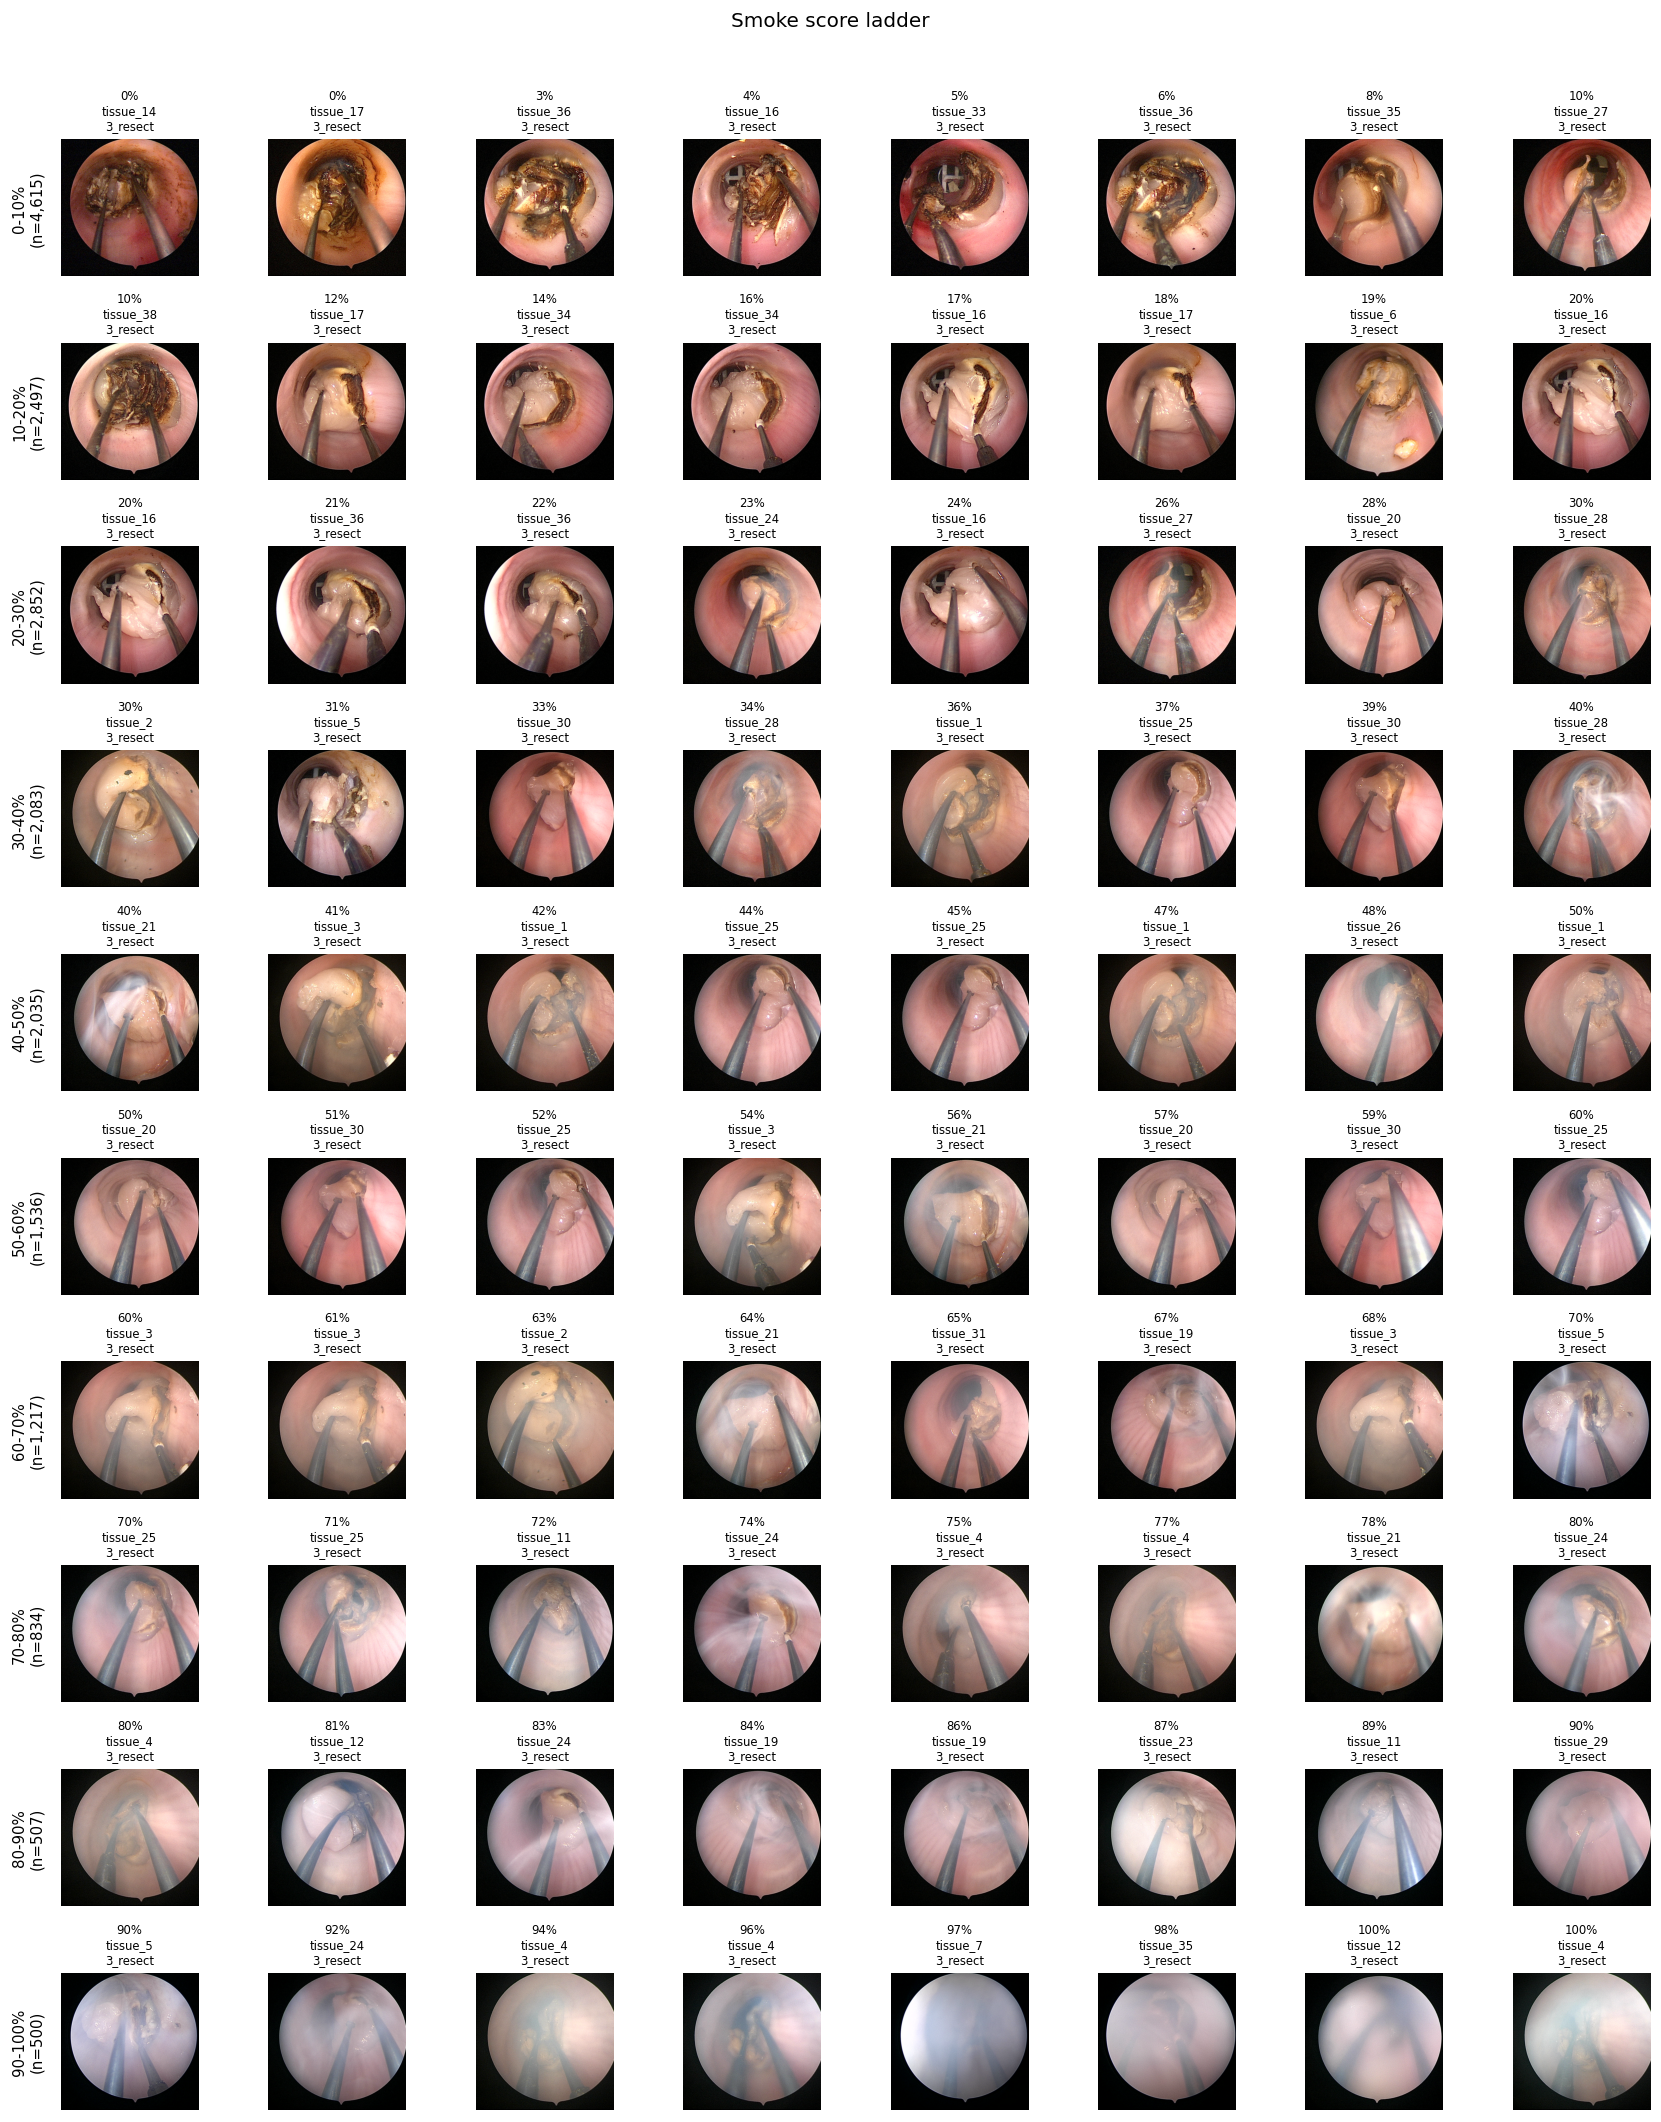

Generate this figure with Python:
"""
Render a deciles x N-columns grid of frames sampled by smoke score, from the CSV
produced by batch_smoke.py.

Within each decile bin, frames are sorted by smoke_score and N evenly-spaced
positional samples are taken (quantile-style — natural skew toward dense regions).
"""

from __future__ import annotations

import argparse
from pathlib import Path

import cv2
import matplotlib.pyplot as plt
import numpy as np
import pandas as pd


def pick_frames_for_bin(df_bin: pd.DataFrame, n_cols: int) -> pd.DataFrame:
    """Sort by score, return n_cols rows at evenly-spaced positional indices."""
    if df_bin.empty:
        return df_bin
    sorted_bin = (
        df_bin.sort_values(["smoke_score", "frame_path"])  # frame_path = stable tiebreak
        .reset_index(drop=True)
    )
    if len(sorted_bin) <= n_cols:
        return sorted_bin
    idx = np.linspace(0, len(sorted_bin) - 1, n_cols).round().astype(int)
    return sorted_bin.iloc[idx].reset_index(drop=True)


def make_grid(
    csv_path: Path,
    output_path: Path,
    n_cols: int = 8,
    n_bins: int = 10,
    title: str = "Smoke score ladder",
) -> None:
    df = pd.read_csv(csv_path)
    df = df[df["status"] == "ok"].copy()
    if df.empty:
        raise SystemExit("No successful rows in CSV.")

    edges = np.linspace(0, 100, n_bins + 1)
    fig, axes = plt.subplots(n_bins, n_cols, figsize=(n_cols * 1.8, n_bins * 1.8))
    fig.suptitle(title, fontsize=12)

    for row_i in range(n_bins):
        lo, hi = edges[row_i], edges[row_i + 1]
        # last bin inclusive on the right; otherwise [lo, hi)
        if row_i == n_bins - 1:
            df_bin = df[(df["smoke_score"] >= lo) & (df["smoke_score"] <= hi)]
        else:
            df_bin = df[(df["smoke_score"] >= lo) & (df["smoke_score"] < hi)]

        picks = pick_frames_for_bin(df_bin, n_cols)

        axes[row_i, 0].set_ylabel(
            f"{int(lo)}-{int(hi)}%\n(n={len(df_bin):,})",
            rotation=90, fontsize=9, labelpad=10,
        )

        for col_i in range(n_cols):
            ax = axes[row_i, col_i]
            ax.set_xticks([]); ax.set_yticks([])
            for spine in ax.spines.values():
                spine.set_visible(False)

            if col_i >= len(picks):
                continue
            r = picks.iloc[col_i]
            img = cv2.imread(r["frame_path"])
            if img is not None:
                ax.imshow(cv2.cvtColor(img, cv2.COLOR_BGR2RGB))
            ax.set_title(
                f"{int(round(r['smoke_score']))}%\n{r['tissue']}\n{r['phase']}",
                fontsize=7,
            )

    plt.tight_layout(rect=(0, 0, 1, 0.97))
    plt.savefig(output_path, dpi=120, bbox_inches="tight")
    print(f"Wrote {output_path}")


if __name__ == "__main__":
    parser = argparse.ArgumentParser()
    parser.add_argument("csv_path", type=Path)
    parser.add_argument("--output", type=Path, default=Path("smoke_grid.png"))
    parser.add_argument("--cols", type=int, default=8)
    parser.add_argument("--bins", type=int, default=10)
    parser.add_argument("--title", default="Smoke score ladder")
    args = parser.parse_args()

    make_grid(args.csv_path, args.output, args.cols, args.bins, args.title)
